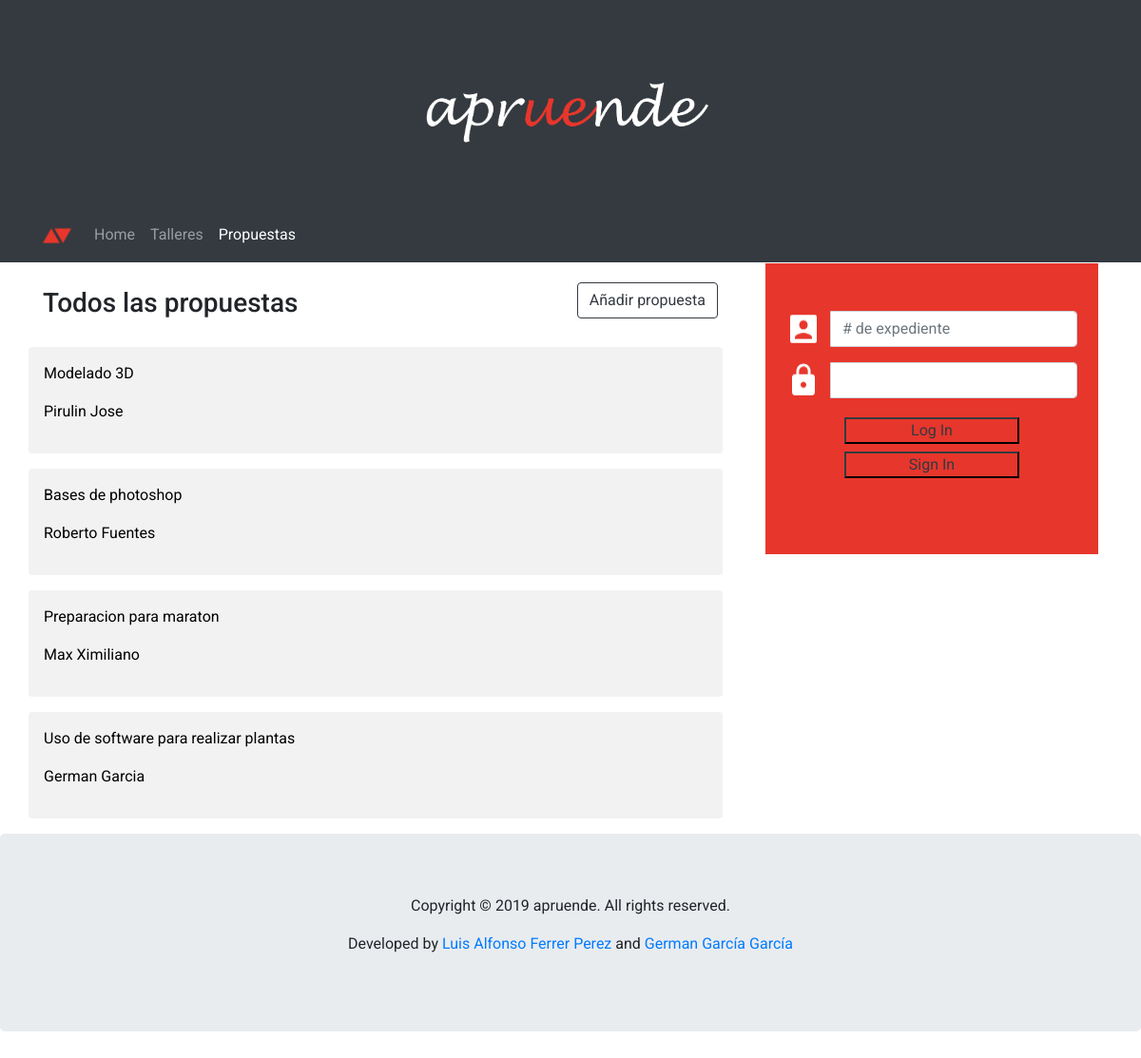
Page /propuestas.php on the committed database.
### tables this page shows
CREATE TABLE `propuesta` (
  `IDProp` int(11) NOT NULL,
  `IDOwn` int(11) NOT NULL,
  `Name` varchar(64) NOT NULL,
  `Description` varchar(1024) NOT NULL,
  `facultad` varchar(64) NOT NULL,
  `Active` tinyint(1) NOT NULL
);

CREATE TABLE `UserData` (
  `Nombre` varchar(20) DEFAULT NULL,
  `Apellidos` varchar(50) DEFAULT NULL,
  `Grado` text NOT NULL,
  `Email` text,
  `Telefono` int(11) NOT NULL,
  `userID` int(11) NOT NULL DEFAULT '0',
  `foto` text NOT NULL
);

### php/propuestadb.php (the view)
<?php
	require('db.php');
	$sel_query="SELECT propuesta.Name,UserData.Nombre,UserData.Apellidos,propuesta.IDProp FROM propuesta JOIN UserData ON propuesta.IDOwn = UserData.userID where propuesta.Active=1;";
	$result = mysqli_query($con,$sel_query);
	$filas = "";
	while($row = mysqli_fetch_assoc($result)) {
      	$filas .= "<div class='row w-100'><a class='w-100' href='propuestaInfo.php?id=".$row["IDProp"]."' onclick='propShowInfo(".$row["IDProp"].");'>";
		$filas .= "<div class='propBlocks rounded d-block p-3 m-0 mb-3 w-100' id='propBlock".$row["IDProp"].">'";
		$filas .= "\t<p>".$row["Name"]."</p>";
      	$filas .= "\t<p>".$row["Nombre"]." ";
      	$filas .= $row["Apellidos"]."</p>";
		$filas .= "</div>\n</a></div>";
	}
	echo utf8_encode($filas);
?>

### propuestas.php (shortened to what this page needs)
<!DOCTYPE html>
<html lang="es">
  <head>
    <link rel="stylesheet" href="https://maxcdn.bootstrapcdn.com/bootstrap/4.1.3/css/bootstrap.min.css">
    <link rel="stylesheet" type="text/css" href="style.css">
  </head>
  <body>
    <div class="jumbotron text-center bg-dark rounded-0" style="margin-bottom:0">
      <img src="img/logo1.png" class="mainLogo" alt="Logo">
    </div>
    <nav class="navbar navbar-expand-sm sticky-top navbar-dark bg-dark py-2">
      <div class="container">
        <a class="navbar-brand" href="index.php"><img src="img/sqlogo.png" class="smallLogo" alt="Logo"></a>
        <div class="collapse navbar-collapse" id="navbar1">
          <ul class="navbar-nav">
            <li class="nav-item">
              <a class="nav-link" href="index.php">Home</a>
            </li>
            <li class="nav-item">
              <a class="nav-link" href="talleres.php">Talleres</a>
            </li>
            <li class="nav-item active">
              <a class="nav-link" href="propuestas.php">Propuestas</a>
            </li>
          </ul>
        </div>
      </div>
    </nav>
    <div class="row">
      <div class="col">
      </div>
    </div>
    <div class="container">
      <div class="row">
        <div class="col-12 col-md-8">
          <div id="mainProp" class="divPropuestas">
            <div class="row">
              <div class="col-sm-8">
                <div class="mainText">
                  <h3>Todos las propuestas</h3>
                </div>
              </div>
              <div class="col-sm-4">
                <div class="btnAdd">
                  <button onclick="location.href='propuestaForm.php'" type="button" class="btn btn-outline-dark">Añadir propuesta</button>
                </div>
              </div>
            </div>
          </div>
          <?php include('php/propuestadb.php'); ?>
        </div>
        <div class="col-sm-4 d-none d-md-block ">
          <div class= "userData">
            <div class="formLog">
              <form>
                <div class="input-group mb-3">
                  <img src="img/userLogo.png" class="logLogo" alt="ULogo">
                  <input type="number" placeholder="# de expediente" class="form-control" id="Loguser">
                </div>
                <div class="input-group mt-3">
                  <img src="img/pwLogo.png" class="logLogo" alt="ULogo">
                  <input type="password" class="form-control" id="Logpass">
                </div>
                <button type="button" class="btnLog btn-outline-dark">Log In</button>
                <button type="button" class="btnLog btn-outline-dark mt-2" onclick="location.href='https://proyectofinal.es/userForm.html';">Sign In</button>
              </form>
            </div>
          </div>
        </div>
      </div>
    </div>
    <div class="jumbotron text-center">
      <p>Copyright &copy 2019 apruende. All rights reserved.</p>
      <p>Developed by <a href = "https://www.linkedin.com/in/luis-alfonso-ferrer-p%C3%A9rez-b8655638/" class = "footLink" target="_blank">Luis Alfonso Ferrer Perez</a> and <a href = "https://www.linkedin.com/in/germangarciagarcia/" class = "footLink" target="_blank">German García García</a></p>
    </div>
  </body>
</html>

### style.css (style rules this page uses)
* { margin:0; padding: 0; }
body { font-family: 'Roboto', sans-serif; overflow-y: scroll; overflow-x: hidden; }
.smallLogo { width: 30px; height: 30px; }
.mainLogo { width: 350px; height: 90px; }
.sticky-top { transition: all 0.25s ease-in; }
.userData { background-color: #E7362C; text-align: center; color:white; padding-top: 20px; padding-bottom: 50px }
.formLog { padding:30px 22px; }
.btnLog { margin-top: 20px; width: 60%; }
.logLogo { margin-right: 10px; }
.btnAdd { float:right; padding: 20px; }
.propBlocks { background-color: #f2f2f2; color: black; margin: 10px; width: 80%; padding: 10px; }
.mainText { margin-top: 25px; margin-bottom: 30px; }

### rows in the picture
propuesta: Name "Modelado 3D", userdata.Nombre "Pirulin", userdata.Apellidos "Jose"
propuesta: Name "Bases de photoshop", userdata.Nombre "Roberto", userdata.Apellidos "Fuentes"
propuesta: Name "Preparacion para maraton", userdata.Nombre "Max", userdata.Apellidos "Ximiliano"
propuesta: Name "Uso de software para realizar plantas", userdata.Nombre "German", userdata.Apellidos "Garcia"
